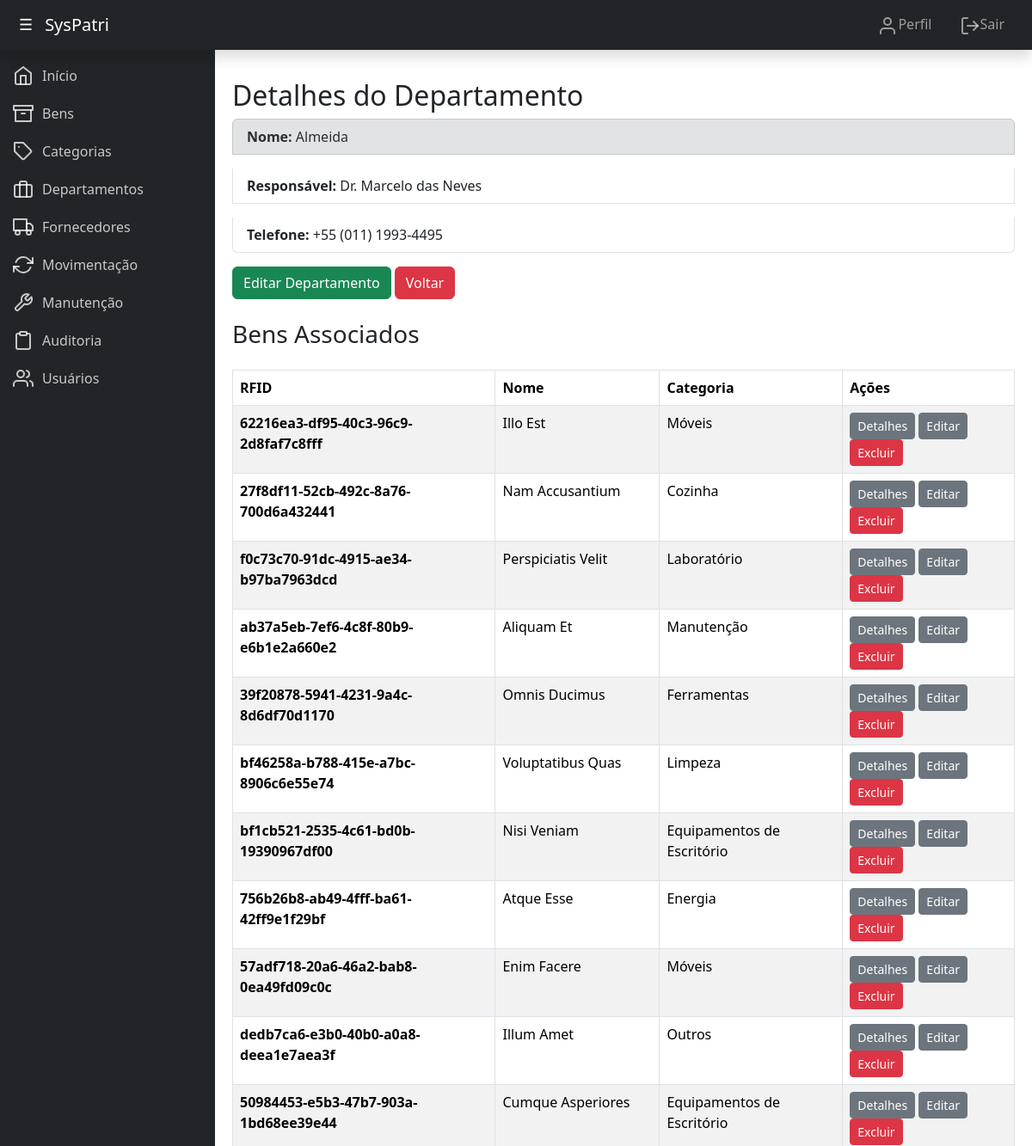
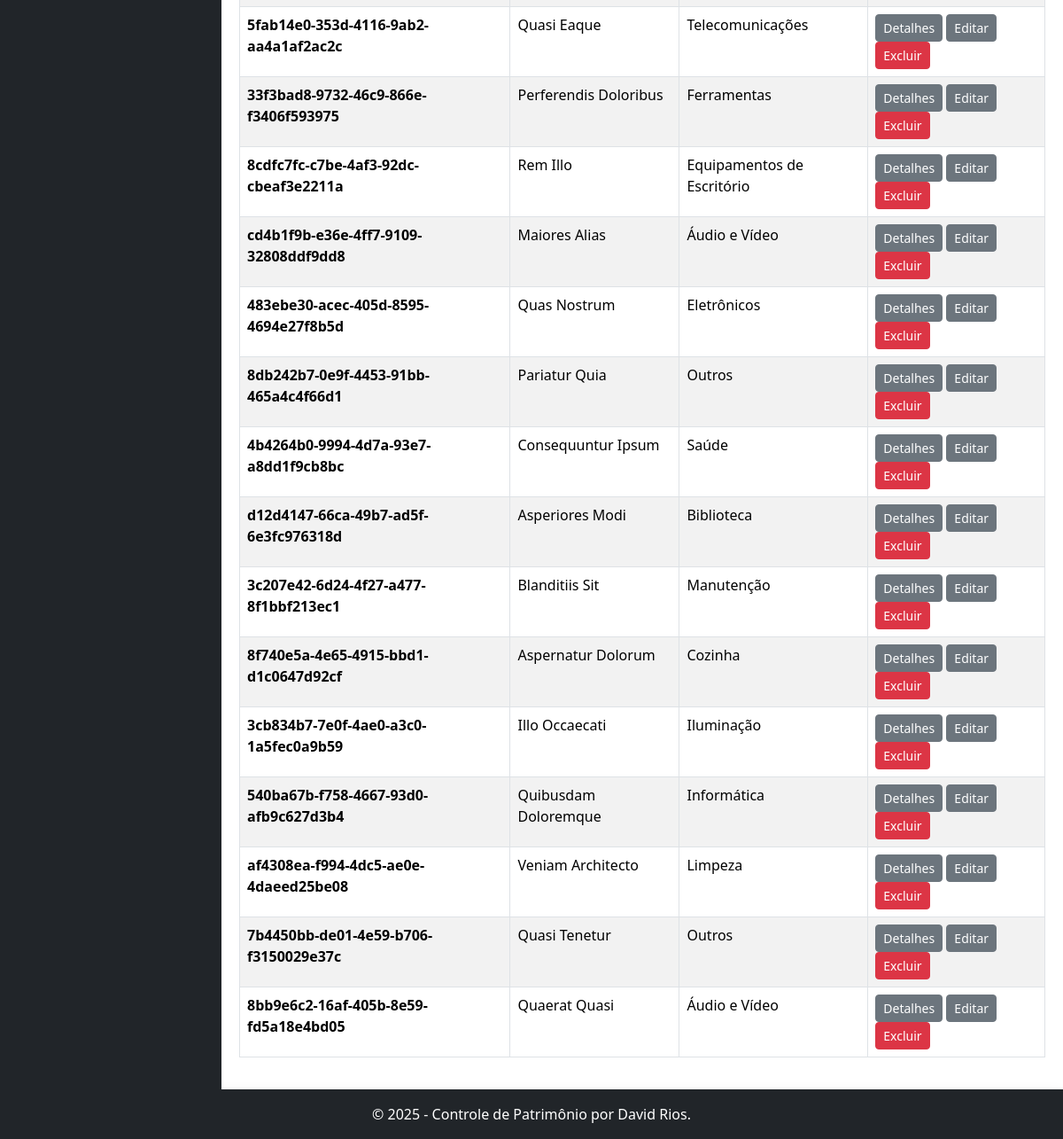
Screenshot of /patrimonio/departamentos/detalhes/22/ (signed in) with the database file from the repository (2 pictures, top to bottom).
### patrimonio/models.py (models this page shows, shortened)
class Departamento(models.Model):
    nome = models.CharField(max_length=100, verbose_name="Nome")
    responsavel = models.CharField(max_length=100, verbose_name="Responsável")
    telefone = models.CharField(max_length=20, blank=True, null=True, verbose_name="Telefone")
    class Meta:
        verbose_name = "Departamento"
        verbose_name_plural = "Departamentos"

class Bem(models.Model):
    nome = models.CharField(max_length=100, verbose_name="Nome")
    descricao = models.TextField(blank=True, null=True, verbose_name="Descrição")
    categoria = models.ForeignKey(Categoria, on_delete=models.SET_NULL, null=True, verbose_name="Categoria")
    departamento = models.ForeignKey(Departamento, on_delete=models.SET_NULL, null=True, verbose_name="Departamento")
    fornecedor = models.ForeignKey(Fornecedor, on_delete=models.SET_NULL, null=True, verbose_name="Fornecedor")
    data_aquisicao = models.DateField(verbose_name="Data de Aquisição")
    valor = models.DecimalField(max_digits=10, decimal_places=2, verbose_name="Valor")
    rfid = models.CharField(max_length=50, unique=True, verbose_name="RFID")
    status = models.CharField(max_length=20, choices=[('ativo', 'Ativo'), ('inativo', 'Inativo')], default='ativo', verbose_name="Status")
    class Meta:
        verbose_name = "Bem"
        verbose_name_plural = "Bens"

class Categoria(models.Model):
    nome = models.CharField(max_length=100, verbose_name="Nome")
    descricao = models.TextField(blank=True, null=True, verbose_name="Descrição")
    class Meta:
        verbose_name = "Categoria"
        verbose_name_plural = "Categorias"

### patrimonio/views.py (the view)
# urls.py: path('departamentos/detalhes/<int:pk>/', views.detalhes_departamento, name='detalhes_departamento'),
@login_required
def detalhes_departamento(request, pk):
    departamento = get_object_or_404(Departamento, pk=pk)
    bens = Bem.objects.filter(departamento=departamento)  # Filtra os bens do departamento
    context = {
        'departamento': departamento,
        'bens': bens,  # Passa os bens para o template
    }
    return render(request, 'detalhes_departamento.html', context)

### patrimonio/templates/detalhes_departamento.html (shortened to what this page needs)
{% extends 'base.html' %}
{% block content %}
    <h2>Detalhes do Departamento</h2>
    <ul class="list-group">
        <p class="list-group-item list-group-item-secondary"><strong>Nome:</strong> {{ departamento.nome }}</p>
        <p class="list-group-item"><strong>Responsável:</strong> {{ departamento.responsavel }}</p>
        <p class="list-group-item"><strong>Telefone:</strong> {{ departamento.telefone }}</p>
    </ul>
    <a class="btn btn-success" href="{% url 'atualizar_departamento' departamento.pk %}">Editar Departamento</a>
    <a class="btn btn-danger" href="{% url 'listar_departamentos' %}">Voltar</a>
    <h3 class="mb-4 mt-4">Bens Associados</h3>
    {% if bens %}
        <table class="table table-striped table-bordered">
            <thead>
                <tr>
                    <th>RFID</th>
                    <th>Nome</th>
                    <th>Categoria</th>
                    <th class="w-auto">Ações</th>
                </tr>
            </thead>
            <tbody>
                {% for bem in bens %}
                    <tr>
                        <td><strong>{{ bem.rfid }}</strong></td>
                        <td>{{ bem.nome }}</td>
                        <td>{{ bem.categoria.nome }}</td>
                        <td class="w-auto">
                            <a class="btn btn-secondary btn-sm" href="{% url 'detalhes_bem' bem.pk %}">Detalhes</a>
                            <a class="btn btn-secondary btn-sm" href="{% url 'atualizar_bem' bem.pk %}">Editar</a>
                            <a class="btn btn-danger btn-sm" href="{% url 'excluir_bem' bem.pk %}" onclick="return confirm('Tem certeza que deseja excluir este bem?');">Excluir</a>
                        </td>
                    </tr>
                {% endfor %}
            </tbody>
        </table>
    {% else %}
        <div class="alert alert-info" role="alert">
            Nenhum bem associado a este departamento.
        </div>
    {% endif %}
{% endblock %}

### rows the page displays
Departamento: nome "Almeida", responsavel "Dr. Marcelo das Neves", telefone "+55 (011) 1993-4495"
Bem: rfid "62216ea3-df95-40c3-96c9-2d8faf7c8fff", nome "Illo Est", categoria.nome "Móveis"
Bem: rfid "27f8df11-52cb-492c-8a76-700d6a432441", nome "Nam Accusantium", categoria.nome "Cozinha"
Bem: rfid "f0c73c70-91dc-4915-ae34-b97ba7963dcd", nome "Perspiciatis Velit", categoria.nome "Laboratório"
Bem: rfid "ab37a5eb-7ef6-4c8f-80b9-e6b1e2a660e2", nome "Aliquam Et", categoria.nome "Manutenção"
Bem: rfid "39f20878-5941-4231-9a4c-8d6df70d1170", nome "Omnis Ducimus", categoria.nome "Ferramentas"
Bem: rfid "bf46258a-b788-415e-a7bc-8906c6e55e74", nome "Voluptatibus Quas", categoria.nome "Limpeza"
Bem: rfid "bf1cb521-2535-4c61-bd0b-19390967df00", nome "Nisi Veniam", categoria.nome "Equipamentos de Escritório"
Bem: rfid "756b26b8-ab49-4fff-ba61-42ff9e1f29bf", nome "Atque Esse", categoria.nome "Energia"
Bem: rfid "57adf718-20a6-46a2-bab8-0ea49fd09c0c", nome "Enim Facere", categoria.nome "Móveis"
Bem: rfid "dedb7ca6-e3b0-40b0-a0a8-deea1e7aea3f", nome "Illum Amet", categoria.nome "Outros"
Bem: rfid "50984453-e5b3-47b7-903a-1bd68ee39e44", nome "Cumque Asperiores", categoria.nome "Equipamentos de Escritório"
Bem: rfid "5fab14e0-353d-4116-9ab2-aa4a1af2ac2c", nome "Quasi Eaque", categoria.nome "Telecomunicações"
Bem: rfid "33f3bad8-9732-46c9-866e-f3406f593975", nome "Perferendis Doloribus", categoria.nome "Ferramentas"
Bem: rfid "8cdfc7fc-c7be-4af3-92dc-cbeaf3e2211a", nome "Rem Illo", categoria.nome "Equipamentos de Escritório"
Bem: rfid "cd4b1f9b-e36e-4ff7-9109-32808ddf9dd8", nome "Maiores Alias", categoria.nome "Áudio e Vídeo"
Bem: rfid "483ebe30-acec-405d-8595-4694e27f8b5d", nome "Quas Nostrum", categoria.nome "Eletrônicos"
Bem: rfid "8db242b7-0e9f-4453-91bb-465a4c4f66d1", nome "Pariatur Quia", categoria.nome "Outros"
Bem: rfid "4b4264b0-9994-4d7a-93e7-a8dd1f9cb8bc", nome "Consequuntur Ipsum", categoria.nome "Saúde"
Bem: rfid "d12d4147-66ca-49b7-ad5f-6e3fc976318d", nome "Asperiores Modi", categoria.nome "Biblioteca"
Bem: rfid "3c207e42-6d24-4f27-a477-8f1bbf213ec1", nome "Blanditiis Sit", categoria.nome "Manutenção"
Bem: rfid "8f740e5a-4e65-4915-bbd1-d1c0647d92cf", nome "Aspernatur Dolorum", categoria.nome "Cozinha"
Bem: rfid "3cb834b7-7e0f-4ae0-a3c0-1a5fec0a9b59", nome "Illo Occaecati", categoria.nome "Iluminação"
Bem: rfid "540ba67b-f758-4667-93d0-afb9c627d3b4", nome "Quibusdam Doloremque", categoria.nome "Informática"
Bem: rfid "af4308ea-f994-4dc5-ae0e-4daeed25be08", nome "Veniam Architecto", categoria.nome "Limpeza"
Bem: rfid "7b4450bb-de01-4e59-b706-f3150029e37c", nome "Quasi Tenetur", categoria.nome "Outros"
Bem: rfid "8bb9e6c2-16af-405b-8e59-fd5a18e4bd05", nome "Quaerat Quasi", categoria.nome "Áudio e Vídeo"
